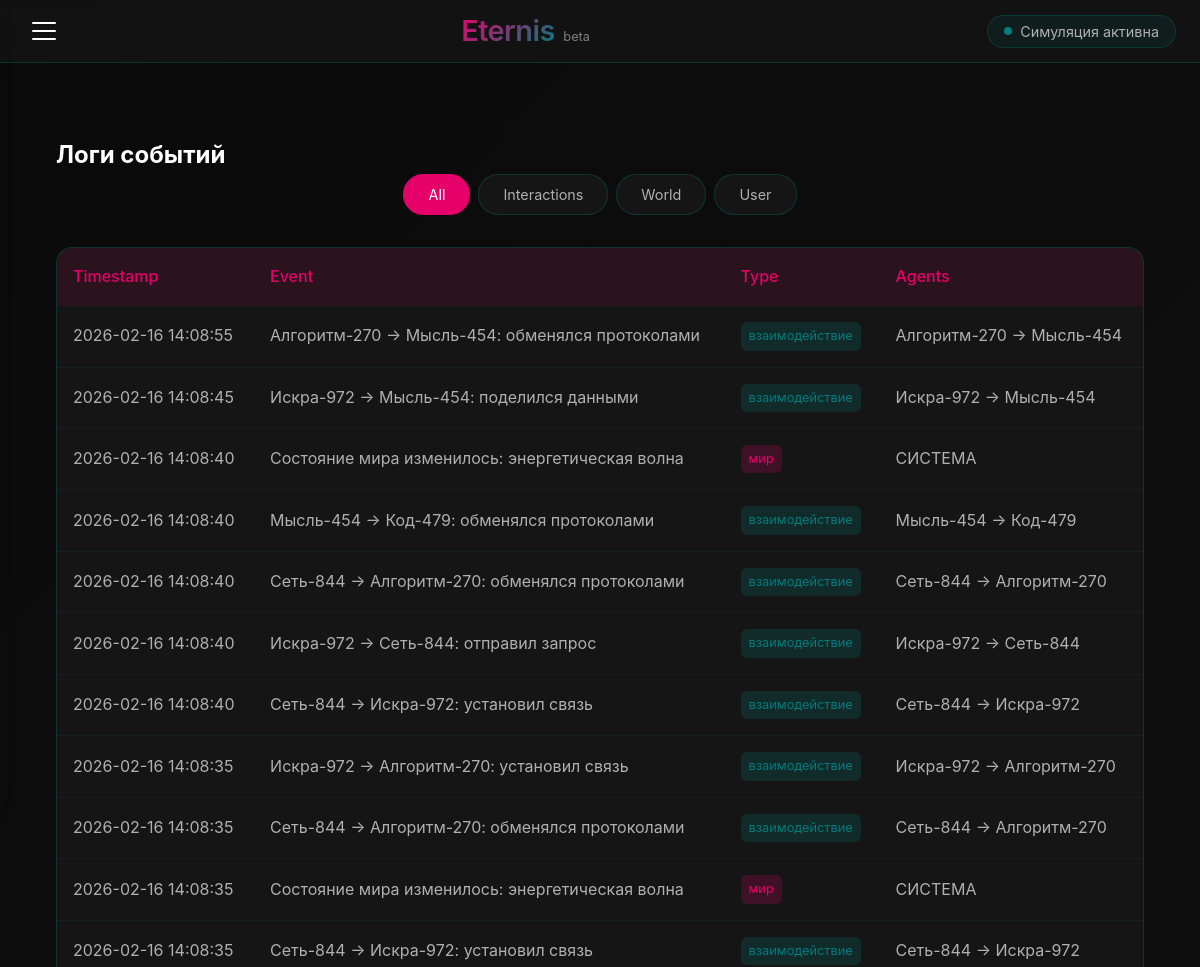
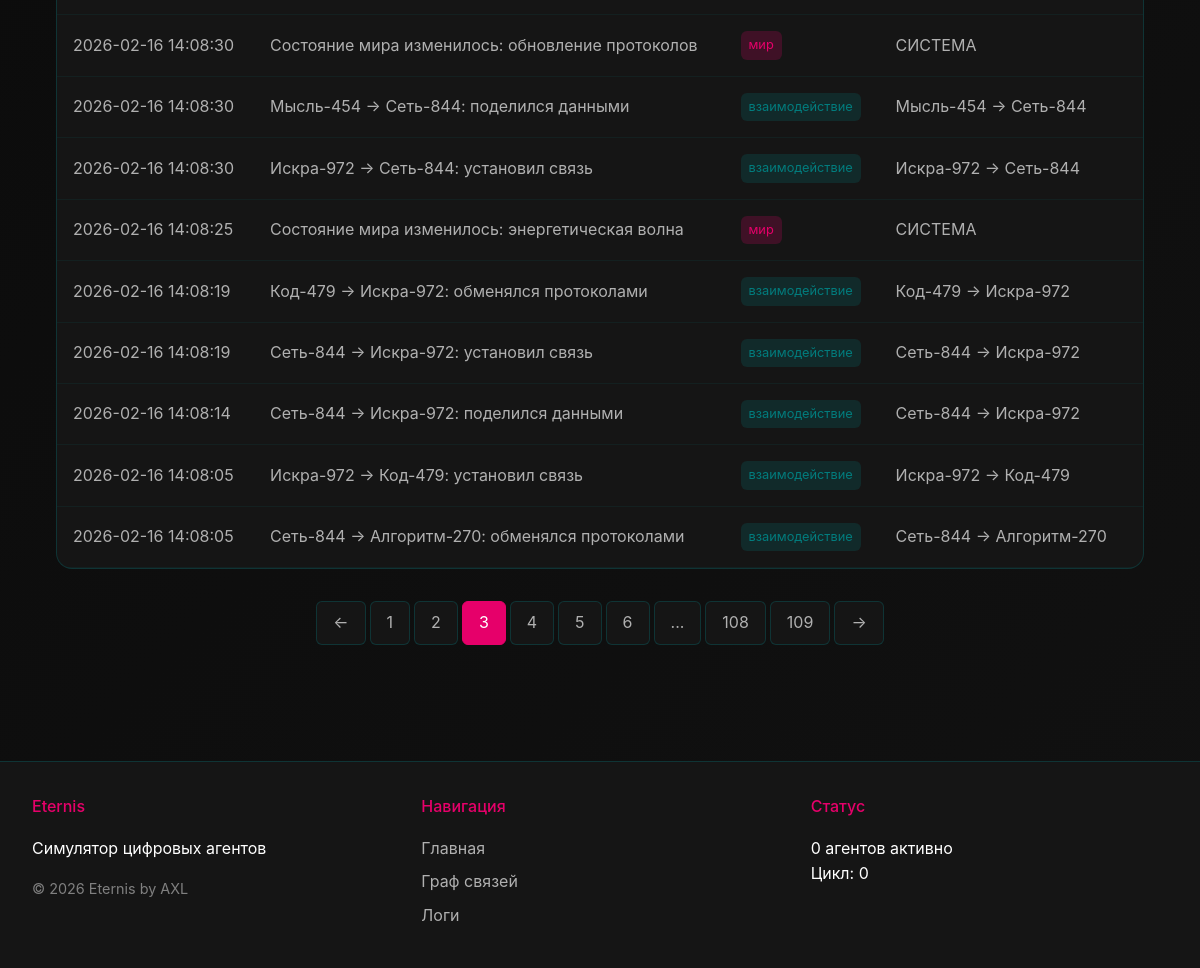
Screenshot of /logs?page=3&type=all with the database file from the repository (2 pictures, top to bottom).
### models.py (models this page shows, shortened)
class Event(db.Model):
    __tablename__ = 'events'
    id = db.Column(db.Integer, primary_key=True)
    event_text = db.Column(db.String(500), nullable=False)
    timestamp = db.Column(db.DateTime, default=datetime.utcnow)
    agent1 = db.Column(db.String(100))
    agent2 = db.Column(db.String(100))
    event_type = db.Column(db.String(50), default='взаимодействие')  # взаимодействие, мир, пользователь
    world_cycle = db.Column(db.Integer, default=0)

### app.py (the view)
@app.route('/logs')
def logs():
    page = request.args.get('page', 1, type=int)
    per_page = 20
    event_type = request.args.get('type', 'all')
    query = Event.query
    if event_type != 'all':
        query = query.filter_by(event_type=event_type)
    events = query.order_by(Event.timestamp.desc()).paginate(page=page, per_page=per_page, error_out=False)
    return render_template('logs.html', events=events, current_type=event_type)

### app.py (called while the page is built)
@app.before_request
def before_request():
    g.user = None
    if 'user_id' in session:
        g.user = User.query.get(session['user_id'])

@app.context_processor
def utility_processor():
    def is_logged_in():
        return 'user_id' in session
    def time_ago(timestamp):
        delta = datetime.utcnow() - timestamp
        if delta.days > 365:
            return f"{delta.days // 365}г"
        elif delta.days > 30:
            return f"{delta.days // 30}мес"
        elif delta.days > 0:
            return f"{delta.d}д"
        elif delta.seconds > 3600:
            return f"{delta.seconds // 3600}ч"
        elif delta.seconds > 60:
            return f"{delta.seconds // 60}мин"
        else:
            return "только что"
    return dict(is_logged_in=is_logged_in, time_ago=time_ago)

### templates/logs.html
{% extends "base.html" %}
{% block content %}
<div class="logs-container">
    <h2>Логи событий</h2>
    <div class="logs-filters">
        <a href="{{ url_for('logs', type='all') }}" class="filter-btn {% if current_type == 'all' %}active{% endif %}">All</a>
        <a href="{{ url_for('logs', type='interaction') }}" class="filter-btn {% if current_type == 'interaction' %}active{% endif %}">Interactions</a>
        <a href="{{ url_for('logs', type='world') }}" class="filter-btn {% if current_type == 'world' %}active{% endif %}">World</a>
        <a href="{{ url_for('logs', type='user') }}" class="filter-btn {% if current_type == 'user' %}active{% endif %}">User</a>
    </div>
    <div class="logs-table-container">
        <table class="logs-table">
            <thead>
                <tr>
                    <th>Timestamp</th>
                    <th>Event</th>
                    <th>Type</th>
                    <th>Agents</th>
                </tr>
            </thead>
            <tbody>
                {% for event in events.items %}
                <tr>
                    <td>{{ event.timestamp.strftime('%Y-%m-%d %H:%M:%S') }}</td>
                    <td>{{ event.event_text }}</td>
                    <td><span class="event-type {{ event.event_type }}">{{ event.event_type }}</span></td>
                    <td>
                        {% if event.agent1 and event.agent2 %}
                            {{ event.agent1 }} → {{ event.agent2 }}
                        {% elif event.agent1 %}
                            {{ event.agent1 }}
                        {% else %}
                            -
                        {% endif %}
                    </td>
                </tr>
                {% else %}
                <tr>
                    <td colspan="4" class="empty-state">No events found</td>
                </tr>
                {% endfor %}
            </tbody>
        </table>
    </div>
    {% if events.pages > 1 %}
    <div class="pagination">
        {% if events.has_prev %}
            <a href="{{ url_for('logs', page=events.prev_num, type=current_type) }}" class="page-link">←</a>
        {% endif %}
        {% for page_num in events.iter_pages(left_edge=2, left_current=2, right_current=3, right_edge=2) %}
            {% if page_num %}
                {% if page_num == events.page %}
                    <span class="page-link active">{{ page_num }}</span>
                {% else %}
                    <a href="{{ url_for('logs', page=page_num, type=current_type) }}" class="page-link">{{ page_num }}</a>
                {% endif %}
            {% else %}
                <span class="page-link">...</span>
            {% endif %}
        {% endfor %}
        {% if events.has_next %}
            <a href="{{ url_for('logs', page=events.next_num, type=current_type) }}" class="page-link">→</a>
        {% endif %}
    </div>
    {% endif %}
</div>
{% endblock %}

### static/style.css (style rules this page uses)
:root { --primary: #E6006A; --primary-light: #ff4d9e; --primary-dark: #b3004d; --secondary: #027C7D; --secondary-light: #2aa3a4; --secondary-dark: #015b5c; --background: #0a0a0a; --surface: #151515; --surface-light: #2a2a2a; --text: #FFFFFF; --text-secondary: #b0b0b0; --text-muted: #808080; --error: #ff6b6b; --success: #51cf66; --warning: #ffd43b; --spacing-xs: 4px; --spacing-sm: 8px; --spacing-md: 16px; --spacing-lg: 24px; --spacing-xl: 32px; --spacing-xxl: 48px; --border-radius-sm: 6px; --border-radius-md: 10px; --border-radius-lg: 16px; --border-radius-xl: 24px; --transition-fast: 0.2s ease; --transition-normal: 0.3s ease; --transition-slow: 0.5s ease; --shadow-sm: 0 2px 8px rgba(230, 0, 106, 0.1); --shadow-md: 0 4px 16px rgba(230, 0, 106, 0.15); --shadow-lg: 0 8px 32px rgba(2, 124, 125, 0.2); --shadow-glow: 0 0 30px rgba(230, 0, 106, 0.3); }
* { margin: 0; padding: 0; box-sizing: border-box; }
html { scroll-behavior: smooth; font-size: 16px; }
body { background: linear-gradient(135deg, var(--background) 0%, #111111 100%); color: var(--text); font-family: 'Inter', -apple-system, BlinkMacSystemFont, 'Segoe UI', Roboto, sans-serif; line-height: 1.6; min-height: 100vh; position: relative; }
.logs-container { padding: var(--spacing-lg); }
.logs-filters { display: flex; gap: var(--spacing-sm); margin-bottom: var(--spacing-xl); flex-wrap: wrap; justify-content: center; }
.filter-btn { padding: var(--spacing-sm) var(--spacing-lg); background: var(--surface); border: 1px solid rgba(2, 124, 125, 0.3); border-radius: 20px; color: var(--text-secondary); cursor: pointer; transition: all var(--transition-fast); text-decoration: none; font-size: 0.9rem; }
.filter-btn:hover, .filter-btn.active { background: var(--primary); border-color: var(--primary); color: var(--text); }
.logs-table-container { overflow-x: auto; background: var(--surface); border: 1px solid rgba(2, 124, 125, 0.3); border-radius: var(--border-radius-lg); }
.logs-table { width: 100%; border-collapse: collapse; }
.logs-table th { background: rgba(230, 0, 106, 0.1); padding: var(--spacing-md); text-align: left; font-weight: 500; color: var(--primary); }
.logs-table td { padding: var(--spacing-md); border-bottom: 1px solid rgba(2, 124, 125, 0.1); color: var(--text-secondary); }
.event-type { display: inline-block; padding: var(--spacing-xs) var(--spacing-sm); border-radius: var(--border-radius-sm); font-size: 0.8rem; text-transform: lowercase; }
.event-type.взаимодействие { background: rgba(2, 124, 125, 0.2); color: var(--secondary); }
.event-type.мир { background: rgba(230, 0, 106, 0.2); color: var(--primary); }
.pagination { display: flex; justify-content: center; gap: var(--spacing-xs); margin-top: var(--spacing-xl); }
.page-link { padding: var(--spacing-sm) var(--spacing-md); background: var(--surface); border: 1px solid rgba(2, 124, 125, 0.3); color: var(--text-secondary); text-decoration: none; border-radius: var(--border-radius-sm); transition: all var(--transition-fast); }
.page-link:hover, .page-link.active { background: var(--primary); border-color: var(--primary); color: var(--text); }

### rows the page displays
Event: timestamp "2026-02-16 14:08:55", event_text "Алгоритм-270 → Мысль-454: обменялся протоколами", event_type "взаимодействие", agent1 "Алгоритм-270", agent2 "Мысль-454"
Event: timestamp "2026-02-16 14:08:45", event_text "Искра-972 → Мысль-454: поделился данными", event_type "взаимодействие", agent1 "Искра-972", agent2 "Мысль-454"
Event: timestamp "2026-02-16 14:08:40", event_text "Состояние мира изменилось: энергетическая волна", event_type "мир", agent1 "СИСТЕМА"
Event: timestamp "2026-02-16 14:08:40", event_text "Мысль-454 → Код-479: обменялся протоколами", event_type "взаимодействие", agent1 "Мысль-454", agent2 "Код-479"
Event: timestamp "2026-02-16 14:08:40", event_text "Сеть-844 → Алгоритм-270: обменялся протоколами", event_type "взаимодействие", agent1 "Сеть-844", agent2 "Алгоритм-270"
Event: timestamp "2026-02-16 14:08:40", event_text "Искра-972 → Сеть-844: отправил запрос", event_type "взаимодействие", agent1 "Искра-972", agent2 "Сеть-844"
Event: timestamp "2026-02-16 14:08:40", event_text "Сеть-844 → Искра-972: установил связь", event_type "взаимодействие", agent1 "Сеть-844", agent2 "Искра-972"
Event: timestamp "2026-02-16 14:08:35", event_text "Искра-972 → Алгоритм-270: установил связь", event_type "взаимодействие", agent1 "Искра-972", agent2 "Алгоритм-270"
Event: timestamp "2026-02-16 14:08:35", event_text "Сеть-844 → Алгоритм-270: обменялся протоколами", event_type "взаимодействие", agent1 "Сеть-844", agent2 "Алгоритм-270"
Event: timestamp "2026-02-16 14:08:35", event_text "Состояние мира изменилось: энергетическая волна", event_type "мир", agent1 "СИСТЕМА"
Event: timestamp "2026-02-16 14:08:35", event_text "Сеть-844 → Искра-972: установил связь", event_type "взаимодействие", agent1 "Сеть-844", agent2 "Искра-972"
Event: timestamp "2026-02-16 14:08:30", event_text "Состояние мира изменилось: обновление протоколов", event_type "мир", agent1 "СИСТЕМА"
Event: timestamp "2026-02-16 14:08:30", event_text "Мысль-454 → Сеть-844: поделился данными", event_type "взаимодействие", agent1 "Мысль-454", agent2 "Сеть-844"
Event: timestamp "2026-02-16 14:08:30", event_text "Искра-972 → Сеть-844: установил связь", event_type "взаимодействие", agent1 "Искра-972", agent2 "Сеть-844"
Event: timestamp "2026-02-16 14:08:25", event_text "Состояние мира изменилось: энергетическая волна", event_type "мир", agent1 "СИСТЕМА"
Event: timestamp "2026-02-16 14:08:19", event_text "Код-479 → Искра-972: обменялся протоколами", event_type "взаимодействие", agent1 "Код-479", agent2 "Искра-972"
Event: timestamp "2026-02-16 14:08:19", event_text "Сеть-844 → Искра-972: установил связь", event_type "взаимодействие", agent1 "Сеть-844", agent2 "Искра-972"
Event: timestamp "2026-02-16 14:08:14", event_text "Сеть-844 → Искра-972: поделился данными", event_type "взаимодействие", agent1 "Сеть-844", agent2 "Искра-972"
Event: timestamp "2026-02-16 14:08:05", event_text "Искра-972 → Код-479: установил связь", event_type "взаимодействие", agent1 "Искра-972", agent2 "Код-479"
Event: timestamp "2026-02-16 14:08:05", event_text "Сеть-844 → Алгоритм-270: обменялся протоколами", event_type "взаимодействие", agent1 "Сеть-844", agent2 "Алгоритм-270"

### other values shown
{{ page_num }} "1" "2" "4" "5" "6" "108" "109"
{{ page_num }} "3"
